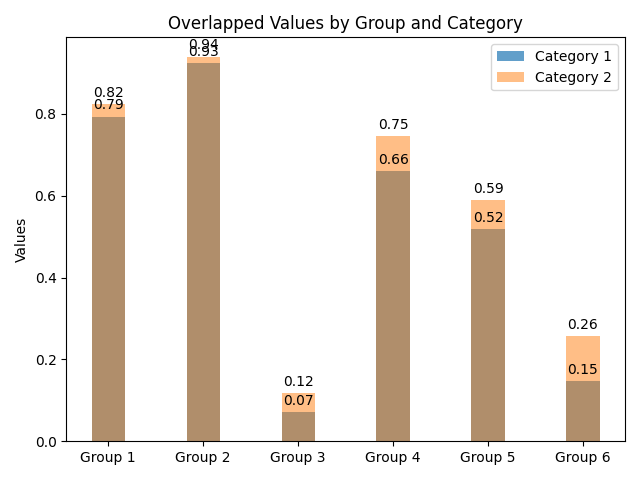

Recreate this plot in Python.

import matplotlib.pyplot as plt
import numpy as np


# data_1 = [0.138888889, 0.180327869, 0.056338028, 0.0625, 0.152941176, 0.129411765]
# data_2 = [0.163398693, 0.225409836, 0.059303188, 0.083333333, 0.179930796, 0.148749155]


data_1 =[0.793650794,0.925359712,0.072316384,0.661140907,0.518111255,0.146232439]

data_2 =[0.824603175,0.94028777,0.118700565,0.74585568,0.590394567,0.257222222]
# Assuming these are two different categories for the same groups
groups_new = ['Group 1', 'Group 2', 'Group 3', 'Group 4', 'Group 5', 'Group 6']
x = np.arange(len(groups_new))  # the label locations
width = 0.35  # the width of the bars


fig, ax = plt.subplots()

# Using different opacities for overlapping bars
rects1_overlap = ax.bar(x, data_1, width, label='Category 1', alpha=0.7)
rects2_overlap = ax.bar(x, data_2, width, label='Category 2', alpha=0.5)

# Add some text for labels, title and custom x-axis tick labels, etc.
ax.set_ylabel('Values')
ax.set_title('Overlapped Values by Group and Category')
ax.set_xticks(x)
ax.set_xticklabels(groups_new)
ax.legend()

ax.bar_label(rects1_overlap, padding=3, fmt='%.2f')
ax.bar_label(rects2_overlap, padding=3, fmt='%.2f')

fig.tight_layout()

plt.savefig("xingneng.png")
